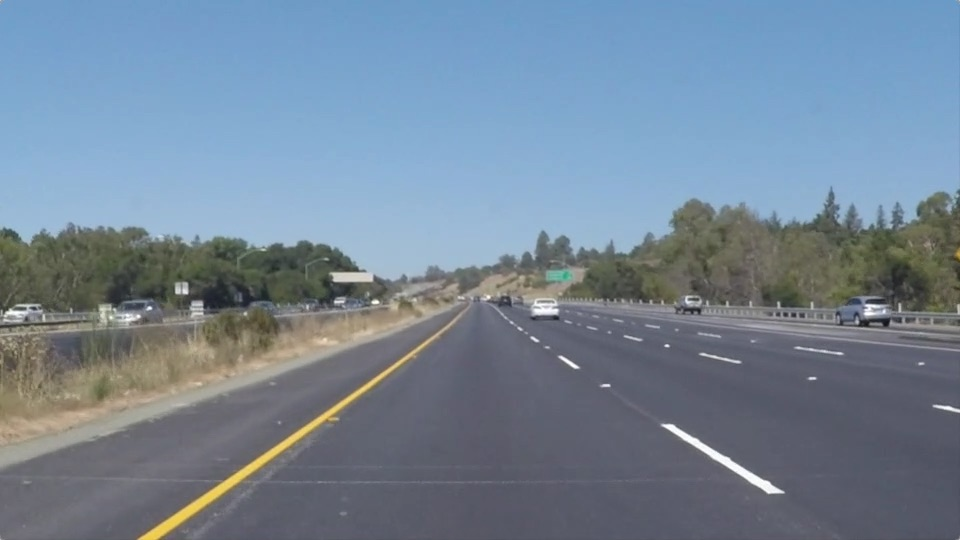
#> input picture yellow.jpg, 960 x 540 px, found by its file name
$ jupyter execute 'IIOT lab work.ipynb'
#> lines starting #> are read from the running program, lines starting #| are printed output that depends on the picture; after the words box and inside, x2 and y2 are one past the last pixel; in counts of white or black regions, pixels touching at a corner belong together
[cell 1]
import cv2
import matplotlib.pyplot as plt
import numpy as np
import skimage
import skimage.feature
import skimage.viewer
iamge = cv2.imread(r"C:\Users\hp\Downloads\yellow.jpg")
#> iamge is the input picture: shape (540, 960, 3); mean B, G, R 150.8, 133.6, 116.5
img_gray = cv2.cvtColor(iamge, cv2.COLOR_BGR2GRAY)
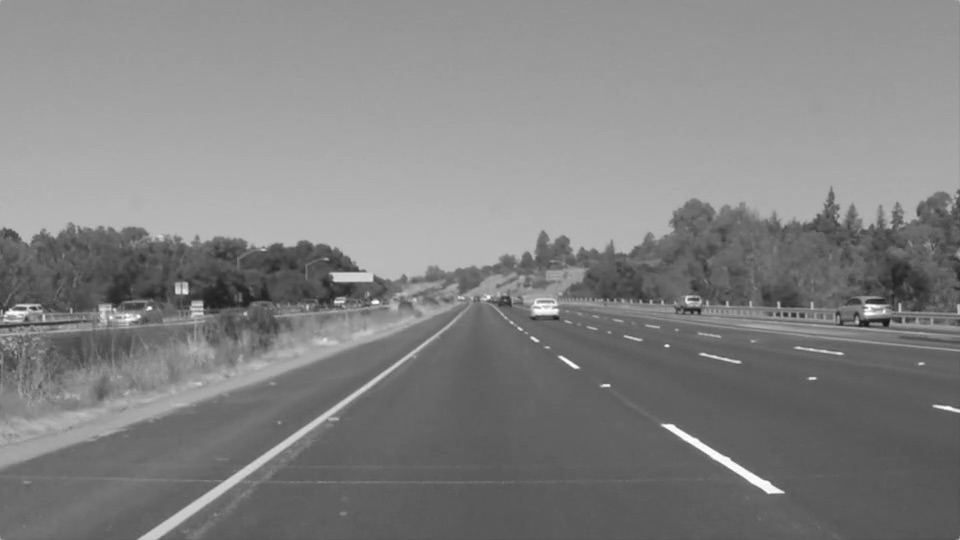
#> img_gray: shape (540, 960); min 19, max 255, mean 130.4
dst = cv2.fastNlMeansDenoising(img_gray,None,10,7,21)
plt.subplot(2,2,1)
plt.imshow(dst)
cv2.waitKey()
height = dst.shape[0]
#> height = 540
width = dst.shape[1]
#> width = 960
vertices = [(150,height),(width/2,300),(850,height)]
#> vertices = [(150, 540), (480, 300), (850, 540)]
def masking(img,points):
    mask = np.zeros(img.shape, dtype=np.uint8)
    mask = cv2.fillPoly(mask,points,255)
    result = cv2.bitwise_and(img, mask)
    return result
masked = masking(dst,np.array([vertices],np.int32))
#> in masking, `mask = cv2.fillPoly(mask,points,255)`:
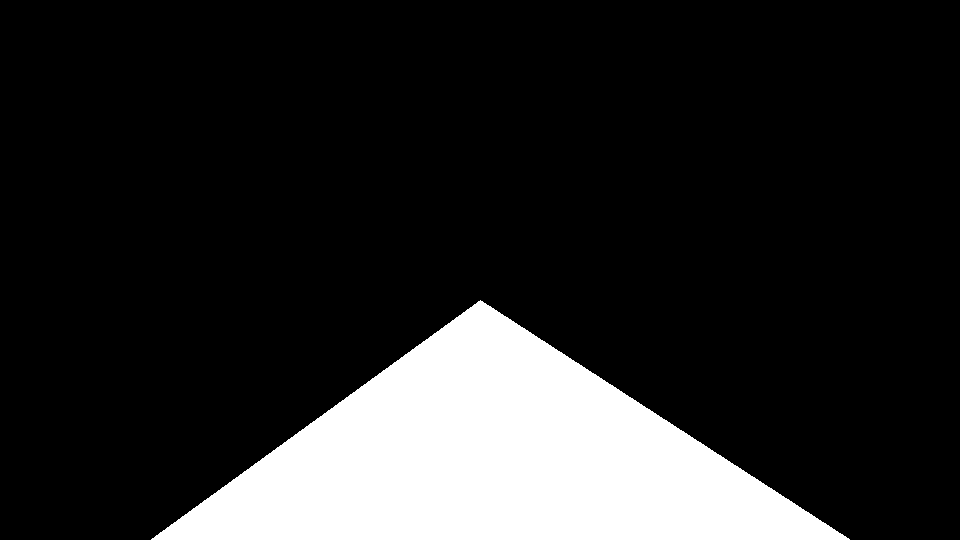
#> mask: shape (540, 960); 16.2% white; 1 white region, box (x1, y1, x2, y2) and area: (151, 300, 850, 540) 84110
#> in masking, `result = cv2.bitwise_and(img, mask)`:
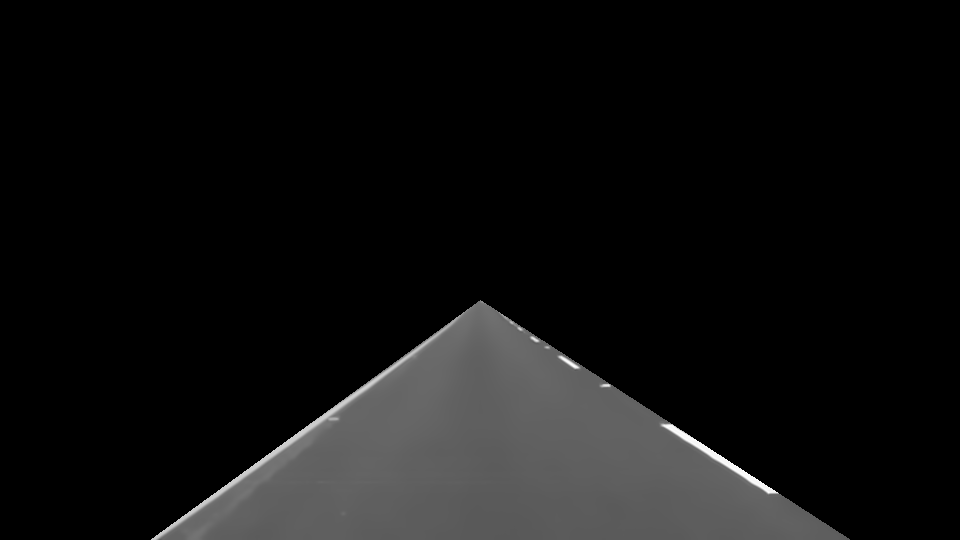
#> result: shape (540, 960); min 0, max 254, mean 16.4
plt.subplot(2,2,2)
plt.imshow(masked)
cv2.waitKey()
canny = cv2.Canny(masked,100,150)
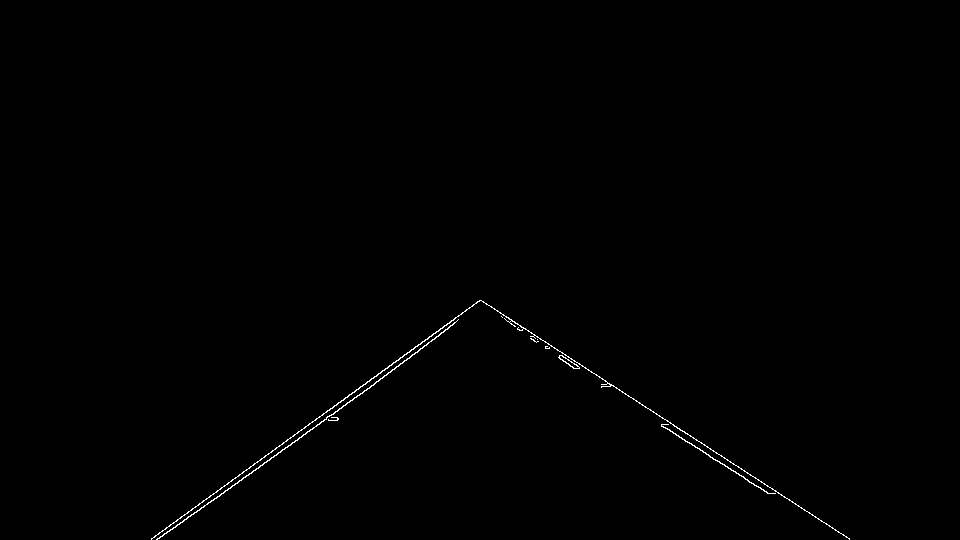
#> canny: shape (540, 960); 0.36% white in thin lines or dots, all inside (x1, y1, x2, y2) = (151, 300, 850, 540)
plt.subplot(2,2,3)
plt.imshow(canny)
cv2.waitKey()
def draw_hough_lines(image,lines):
    image = np.copy(image)
    blank_image = np.zeros((image.shape[0],image.shape[1]),dtype=np.uint8)
    for line in lines:
        for x1,y1,x2,y2 in line:
            cv2.line(blank_image,(x1,y1),(x2,y2),(255,0,255),thickness=10)
    image = cv2.addWeighted(image,0.8,blank_image,1,0.0)
    return image
line = cv2.HoughLinesP(canny,rho=6,threshold=60,theta=np.pi/180,minLineLength=50,maxLineGap=150,lines=np.array([]))
#> line = 24 rows, first 6: [159, 538, 404, 354], [307, 431, 390, 372], [483, 301, 849, 538], [559, 358, 767, 493], [216, 492, 298, 431], [187, 512, 337, 418]
final = draw_hough_lines(dst,line)
#> the loop in draw_hough_lines, `for line in lines:` made 24 passes
#> line on passes 1 to 12: [[159, 538, 404, 354]], [[307, 431, 390, 372]], [[483, 301, 849, 538]], [[559, 358, 767, 493]], [[216, 492, 298, 431]], [[187, 512, 337, 418]], [[336, 420, 433, 333]], [[337, 420, 436, 331]], [[264, 462, 488, 305]], [[166, 527, 245, 477]], [[426, 345, 477, 301]], [[409, 358, 462, 312]]
#> after the loop in draw_hough_lines, `for line in lines:`:
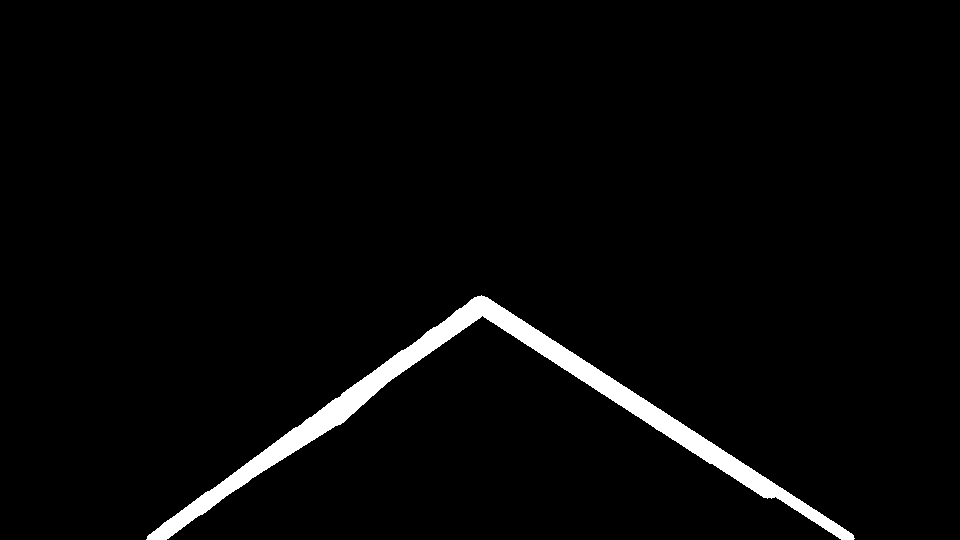
#> blank_image: shape (540, 960); 2.9% white; 1 white region, box (x1, y1, x2, y2) and area: (146, 295, 855, 540) 14779
#> in draw_hough_lines, `image = cv2.addWeighted(image,0.8,blank_image,1,0.0)`:
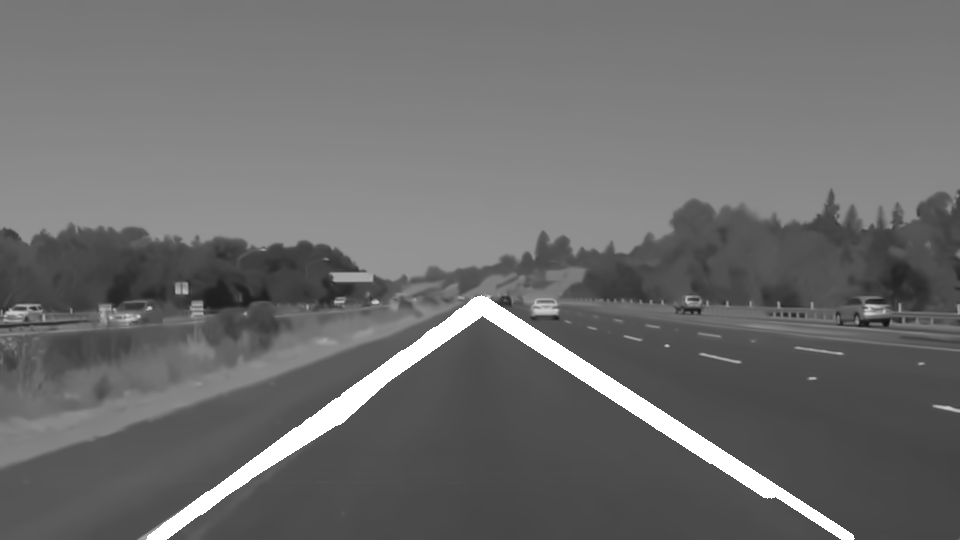
#> image: shape (540, 960); min 16, max 255, mean 108.6
plt.subplot(2,2,4)
plt.imshow(final)
cv2.waitKey()
#> Out = 27
